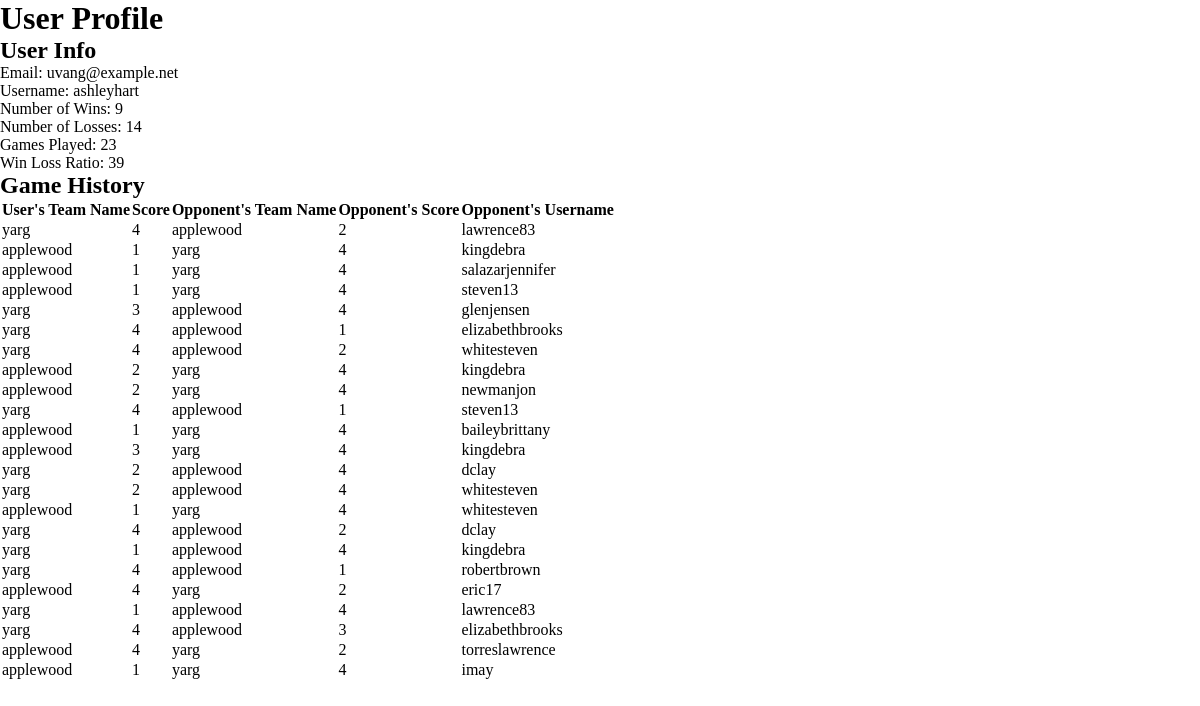
/account (signed in), run on the app's committed database.
### models.py (models this page shows)
class User(Base, UserMixin):
    __tablename__ = 'users'
    id = Column(Integer, primary_key=True)
    email = Column(String(50), unique=True)
    username = Column(String(20), unique=True)
    password = Column(String(256), unique=True)

### app.py (the view)
@app.route("/account")
def account():
    stats = None
    if current_user.is_authenticated:
        stats = userStats(current_user.id)
    return render_template("account.html", num_wins = stats['wins'], num_losses = stats['losses'],\
                           win_loss_ratio=stats['ratio'], username=stats['userinfo']['username'],\
                            email=stats['userinfo']['email'], num_games_played=stats['games_played']\
                            , game_history= stats['game_history'] )

### app.py (called while the page is built)
@login_manager.user_loader
def load_user(user_id):
    return Users.getUserById(user_id)

### models.py (called while the page is built)
    def getUserById(id):
        usr = session.query(User).get(id)
        return usr

    def readAll():
        games = session.query(Game).all()
        games_as_dict = [game.__dict__ for game in games]
        return games_as_dict

    def filter_by_user_id(user_id):
        filtered_games = []
        games = History.readAll()
        for game in games:
            if game['appleid'] == user_id or game['yargid'] == user_id:
                filtered_games.append(game)
        return filtered_games

### templates/account.html (shortened to what this page needs)
<!DOCTYPE html>
<html lang="en">
<head>
  <link rel="stylesheet" href="{{ url_for('static', filename='css/account.css') }}">
</head>
<body>
  <h1>User Profile</h1>
  <h2>User Info</h2>
  <p>Email: {{ email }}</p>
  <p>Username: {{ username }}</p>
  <p>Number of Wins: {{ num_wins }}</p>
  <p>Number of Losses: {{ num_losses }}</p>
  <p>Games Played: {{ num_games_played }}</p>
  <p>Win Loss Ratio: {{ win_loss_ratio }}</p>
  <h2>Game History</h2>
  <table>
    <thead>
      <tr>
        <th>User's Team Name</th>
        <th>Score</th>
        <th>Opponent's Team Name</th>
        <th>Opponent's Score</th>
        <th>Opponent's Username</th>
      </tr>
    </thead>
    <tbody>
      {% for game in game_history %}
        <tr>
          <td>{{ game.user_team_name }}</td>
          <td>{{ game.score }}</td>
          <td>{{ game.opponent_team_name }}</td>
          <td>{{ game.opponent_score }}</td>
          <td>{{ game.opponent_username }}</td>
        </tr>
      {% endfor %}
    </tbody>
  </table>
</body>
</html>

### static/css/account.css (style rules this page uses)
* { margin: 0; padding: 0; box-sizing: border-box; }
body { height: 100vh; width: 100%; }

### data on the page
User: email "uvang@example.net", username "ashleyhart"
User: user_team_name "yarg", score "4", opponent_team_name "applewood", opponent_score "2", opponent_username "lawrence83", score "1", opponent_score "4"
User: user_team_name "applewood", score "1", opponent_team_name "yarg", opponent_score "4", opponent_username "kingdebra", score "2", score "3", user_team_name "yarg", opponent_team_name "applewood"
User: user_team_name "applewood", score "1", opponent_team_name "yarg", opponent_score "4", opponent_username "salazarjennifer"
User: user_team_name "applewood", score "1", opponent_team_name "yarg", opponent_score "4", opponent_username "steven13", user_team_name "yarg", score "4", opponent_team_name "applewood", opponent_score "1"
User: user_team_name "yarg", score "3", opponent_team_name "applewood", opponent_score "4", opponent_username "glenjensen"
User: user_team_name "yarg", score "4", opponent_team_name "applewood", opponent_score "1", opponent_username "elizabethbrooks", opponent_score "3"
User: user_team_name "yarg", score "4", opponent_team_name "applewood", opponent_score "2", opponent_username "whitesteven", score "2", opponent_score "4", user_team_name "applewood", score "1", opponent_team_name "yarg"
User: user_team_name "applewood", score "2", opponent_team_name "yarg", opponent_score "4", opponent_username "newmanjon"
User: user_team_name "applewood", score "1", opponent_team_name "yarg", opponent_score "4", opponent_username "baileybrittany"
User: user_team_name "yarg", score "2", opponent_team_name "applewood", opponent_score "4", opponent_username "dclay", score "4", opponent_score "2"
User: user_team_name "yarg", score "4", opponent_team_name "applewood", opponent_score "1", opponent_username "robertbrown"
User: user_team_name "applewood", score "4", opponent_team_name "yarg", opponent_score "2", opponent_username "eric17"
User: user_team_name "applewood", score "4", opponent_team_name "yarg", opponent_score "2", opponent_username "torreslawrence"
User: user_team_name "applewood", score "1", opponent_team_name "yarg", opponent_score "4", opponent_username "imay"

### other printed values
{{ num_wins }} "9"
{{ num_losses }} "14"
{{ num_games_played }} "23"
{{ win_loss_ratio }} "39"
